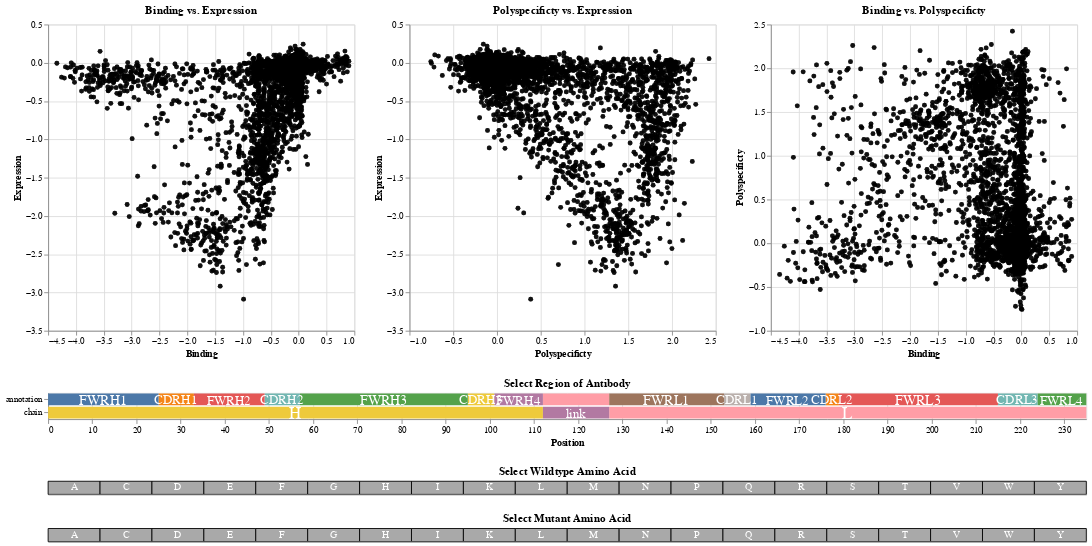

Source (notebook cell):
### Code cell
final_plot

### Figure 1 — Vega-Lite specification as saved in the notebook (floating-point values rounded to 4 significant figures; data arrays with more than 128 entries replaced by an {"elided": "..."} marker saying what was removed)
{"config": {"view": {"continuousWidth": 400, "continuousHeight": 300}}, "vconcat": [{"hconcat": [{"layer": [{"mark": {"type": "circle", "color": "darkgray", "opacity": 0.5, "size": 15}, "encoding": {"x": {"field": "Binding", "type": "quantitative"}, "y": {"field": "Expression", "type": "quantitative"}}, "height": 350, "width": 350}, {"mark": {"type": "circle", "color": "black", "opacity": 0.7, "size": 30}, "encoding": {"tooltip": [{"field": "mutation", "title": "Mutation", "type": "nominal"}, {"field": "Expression", "format": ".2f", "title": "Change in Expression", "type": "quantitative"}, {"field": "Binding", "format": ".2f", "title": "Change in Binding Affinity", "type": "quantitative"}, {"field": "Polyspecificty", "format": ".2f", "title": "Change in Polyspecificty", "type": "quantitative"}, {"field": "region", "title": "Annotation", "type": "nominal"}], "x": {"field": "Binding", "type": "quantitative"}, "y": {"field": "Expression", "type": "quantitative"}}, "height": 350, "selection": {"selector010": {"type": "multi", "fields": ["wildtype"]}, "selector011": {"type": "multi", "fields": ["mutant"]}, "selector012": {"type": "multi", "encodings": ["color"]}}, "title": "Binding vs. Expression", "transform": [{"filter": {"selection": "selector010"}}, {"filter": {"selection": "selector011"}}, {"filter": {"selection": "selector012"}}], "width": 350}]}, {"layer": [{"mark": {"type": "circle", "color": "darkgray", "opacity": 0.5, "size": 15}, "encoding": {"x": {"field": "Polyspecificty", "type": "quantitative"}, "y": {"field": "Expression", "type": "quantitative"}}, "height": 350, "width": 350}, {"mark": {"type": "circle", "color": "black", "opacity": 0.7, "size": 30}, "encoding": {"tooltip": [{"field": "mutation", "title": "Mutation", "type": "nominal"}, {"field": "Expression", "format": ".2f", "title": "Change in Expression", "type": "quantitative"}, {"field": "Binding", "format": ".2f", "title": "Change in Binding Affinity", "type": "quantitative"}, {"field": "Polyspecificty", "format": ".2f", "title": "Change in Polyspecificty", "type": "quantitative"}, {"field": "region", "title": "Annotation", "type": "nominal"}], "x": {"field": "Polyspecificty", "type": "quantitative"}, "y": {"field": "Expression", "type": "quantitative"}}, "height": 350, "selection": {"selector010": {"type": "multi", "fields": ["wildtype"]}, "selector011": {"type": "multi", "fields": ["mutant"]}, "selector012": {"type": "multi", "encodings": ["color"]}}, "title": "Polyspecificty vs. Expression", "transform": [{"filter": {"selection": "selector010"}}, {"filter": {"selection": "selector011"}}, {"filter": {"selection": "selector012"}}], "width": 350}]}, {"layer": [{"mark": {"type": "circle", "color": "darkgray", "opacity": 0.5, "size": 15}, "encoding": {"x": {"field": "Binding", "type": "quantitative"}, "y": {"field": "Polyspecificty", "type": "quantitative"}}, "height": 350, "width": 350}, {"mark": {"type": "circle", "color": "black", "opacity": 0.7, "size": 30}, "encoding": {"tooltip": [{"field": "mutation", "title": "Mutation", "type": "nominal"}, {"field": "Expression", "format": ".2f", "title": "Change in Expression", "type": "quantitative"}, {"field": "Binding", "format": ".2f", "title": "Change in Binding Affinity", "type": "quantitative"}, {"field": "Polyspecificty", "format": ".2f", "title": "Change in Polyspecificty", "type": "quantitative"}, {"field": "region", "title": "Annotation", "type": "nominal"}], "x": {"field": "Binding", "type": "quantitative"}, "y": {"field": "Polyspecificty", "type": "quantitative"}}, "height": 350, "selection": {"selector010": {"type": "multi", "fields": ["wildtype"]}, "selector011": {"type": "multi", "fields": ["mutant"]}, "selector012": {"type": "multi", "encodings": ["color"]}}, "title": "Binding vs. Polyspecificty", "transform": [{"filter": {"selection": "selector010"}}, {"filter": {"selection": "selector011"}}, {"filter": {"selection": "selector012"}}], "width": 350}]}], "data": {"name": "data-970e7aac7ddc301d7f966762c94b2de7"}}, {"layer": [{"data": {"name": "data-eafb9c9ab5f016e5a79f8b47d56ab0da"}, "mark": "bar", "encoding": {"color": {"field": "region", "legend": null, "sort": ["FWRH1", "CDRH1", "FWRH2", "CDRH2", "FWRH3", "CDRH3", "FWRH4", "", "FWRL1", "CDRL1", "FWRL2", "CDRL2", "FWRL3", "CDRL3", "FWRL4", "H", "link", "L"], "type": "nominal"}, "opacity": {"condition": {"value": 1, "selection": "selector012"}, "value": 0.2}, "order": {"field": "color_region_sort_index", "type": "quantitative"}, "x": {"field": "length", "scale": {"nice": false, "padding": 0}, "title": "Position", "type": "quantitative"}, "y": {"field": "type", "title": null, "type": "nominal"}}, "selection": {"selector012": {"type": "multi", "encodings": ["color"]}}}, {"data": {"name": "data-79898f6624c61ce073d974bba777bd06"}, "mark": {"type": "text", "color": "white", "dx": -3, "dy": 1}, "encoding": {"detail": {"field": "region", "type": "nominal"}, "size": {"field": "size", "legend": null, "scale": {"domain": [-140, 550]}, "type": "quantitative"}, "text": {"field": "region", "type": "nominal"}, "x": {"field": "length", "scale": {"nice": false, "padding": 0}, "type": "quantitative"}, "y": {"field": "type", "type": "nominal"}}}], "height": 30, "title": "Select Region of Antibody", "width": 1186.0}, {"layer": [{"data": {"name": "data-d92d982b48c5535f1c73128820a173ab"}, "mark": {"type": "rect", "color": "darkgray", "stroke": "black"}, "encoding": {"opacity": {"condition": {"value": 1, "selection": "selector010"}, "value": 0.2}, "x": {"axis": {"labels": false, "ticks": false}, "field": "wildtype", "title": null, "type": "nominal"}}, "height": 15, "selection": {"selector010": {"type": "multi", "fields": ["wildtype"]}}, "title": "Select Wildtype Amino Acid", "width": 1186.0}, {"data": {"name": "data-d92d982b48c5535f1c73128820a173ab"}, "mark": {"type": "text", "color": "white"}, "encoding": {"text": {"field": "wildtype", "type": "nominal"}, "x": {"axis": {"labels": false, "ticks": false}, "field": "wildtype", "title": null, "type": "nominal"}}}]}, {"layer": [{"data": {"name": "data-79f9a3bcc00e86286a1fa34c685f866c"}, "mark": {"type": "rect", "color": "darkgray", "stroke": "black"}, "encoding": {"opacity": {"condition": {"value": 1, "selection": "selector011"}, "value": 0.2}, "x": {"axis": {"labels": false, "ticks": false}, "field": "mutant", "title": null, "type": "nominal"}}, "height": 15, "selection": {"selector011": {"type": "multi", "fields": ["mutant"]}}, "title": "Select Mutant Amino Acid", "width": 1186.0}, {"data": {"name": "data-79f9a3bcc00e86286a1fa34c685f866c"}, "mark": {"type": "text", "color": "white"}, "encoding": {"text": {"field": "mutant", "type": "nominal"}, "x": {"axis": {"labels": false, "ticks": false}, "field": "mutant", "title": null, "type": "nominal"}}}]}], "$schema": "https://vega.github.io/schema/vega-lite/v4.17.0.json", "datasets": {"data-970e7aac7ddc301d7f966762c94b2de7": {"elided": "9480 records"}, "data-eafb9c9ab5f016e5a79f8b47d56ab0da": [{"type": "annotation", "region": "", "length": 15, "order": 7}, {"type": "annotation", "region": "CDRH1", "length": 8, "order": 1}, {"type": "annotation", "region": "CDRH2", "length": 8, "order": 3}, {"type": "annotation", "region": "CDRH3", "length": 6, "order": 5}, {"type": "annotation", "region": "CDRL1", "length": 6, "order": 9}, {"type": "annotation", "region": "CDRL2", "length": 3, "order": 11}, {"type": "annotation", "region": "CDRL3", "length": 9, "order": 13}, {"type": "annotation", "region": "FWRH1", "length": 25, "order": 0}, {"type": "annotation", "region": "FWRH2", "length": 16, "order": 2}, {"type": "annotation", "region": "FWRH3", "length": 38, "order": 4}, {"type": "annotation", "region": "FWRH4", "length": 11, "order": 6}, {"type": "annotation", "region": "FWRL1", "length": 26, "order": 8}, {"type": "annotation", "region": "FWRL2", "length": 17, "order": 10}, {"type": "annotation", "region": "FWRL3", "length": 36, "order": 12}, {"type": "annotation", "region": "FWRL4", "length": 11, "order": 14}, {"type": "chain", "region": "H", "length": 112, "order": 0}, {"type": "chain", "region": "L", "length": 108, "order": 2}, {"type": "chain", "region": "link", "length": 15, "order": 1}], "data-79898f6624c61ce073d974bba777bd06": [{"length": 13.0, "type": "annotation", "region": "FWRH1", "order": 0, "size": 25}, {"length": 29.5, "type": "annotation", "region": "CDRH1", "order": 1, "size": 8}, {"length": 41.5, "type": "annotation", "region": "FWRH2", "order": 2, "size": 16}, {"length": 53.5, "type": "annotation", "region": "CDRH2", "order": 3, "size": 8}, {"length": 76.5, "type": "annotation", "region": "FWRH3", "order": 4, "size": 38}, {"length": 98.5, "type": "annotation", "region": "CDRH3", "order": 5, "size": 6}, {"length": 107.0, "type": "annotation", "region": "FWRH4", "order": 6, "size": 11}, {"length": 120.0, "type": "annotation", "region": "", "order": 7, "size": 15}, {"length": 140.5, "type": "annotation", "region": "FWRL1", "order": 8, "size": 26}, {"length": 156.5, "type": "annotation", "region": "CDRL1", "order": 9, "size": 6}, {"length": 168.0, "type": "annotation", "region": "FWRL2", "order": 10, "size": 17}, {"length": 178.0, "type": "annotation", "region": "CDRL2", "order": 11, "size": 3}, {"length": 197.5, "type": "annotation", "region": "FWRL3", "order": 12, "size": 36}, {"length": 220.0, "type": "annotation", "region": "CDRL3", "order": 13, "size": 9}, {"length": 230.0, "type": "annotation", "region": "FWRL4", "order": 14, "size": 11}, {"length": 56.5, "type": "chain", "region": "H", "order": 0, "size": 112}, {"length": 120.0, "type": "chain", "region": "link", "order": 1, "size": 15}, {"length": 181.5, "type": "chain", "region": "L", "order": 2, "size": 108}], "data-d92d982b48c5535f1c73128820a173ab": [{"wildtype": "A"}, {"wildtype": "C"}, {"wildtype": "D"}, {"wildtype": "E"}, {"wildtype": "F"}, {"wildtype": "G"}, {"wildtype": "H"}, {"wildtype": "I"}, {"wildtype": "K"}, {"wildtype": "L"}, {"wildtype": "M"}, {"wildtype": "N"}, {"wildtype": "P"}, {"wildtype": "Q"}, {"wildtype": "R"}, {"wildtype": "S"}, {"wildtype": "T"}, {"wildtype": "V"}, {"wildtype": "W"}, {"wildtype": "Y"}], "data-79f9a3bcc00e86286a1fa34c685f866c": [{"mutant": "A"}, {"mutant": "C"}, {"mutant": "D"}, {"mutant": "E"}, {"mutant": "F"}, {"mutant": "G"}, {"mutant": "H"}, {"mutant": "I"}, {"mutant": "K"}, {"mutant": "L"}, {"mutant": "M"}, {"mutant": "N"}, {"mutant": "P"}, {"mutant": "Q"}, {"mutant": "R"}, {"mutant": "S"}, {"mutant": "T"}, {"mutant": "V"}, {"mutant": "W"}, {"mutant": "Y"}]}}
